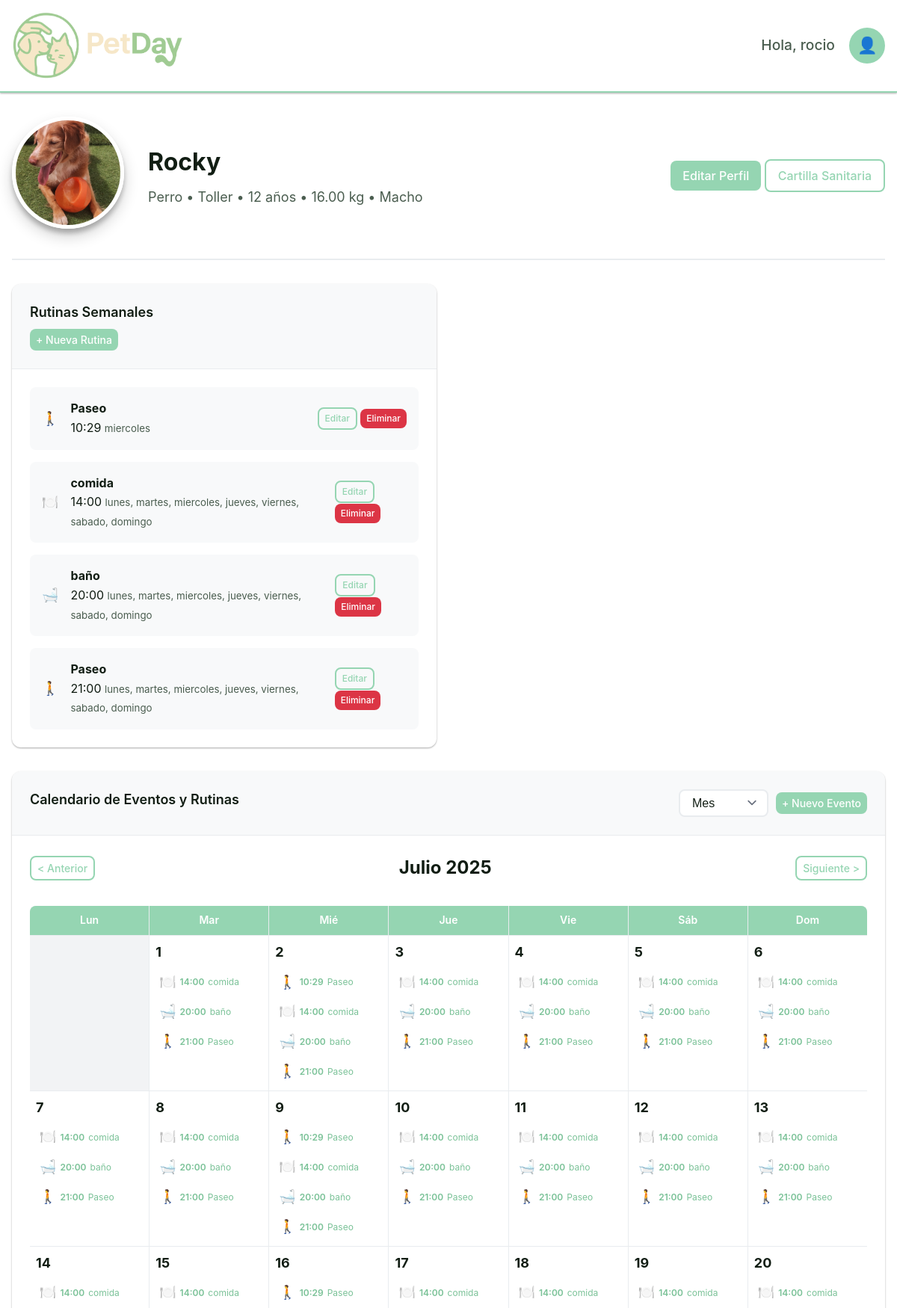
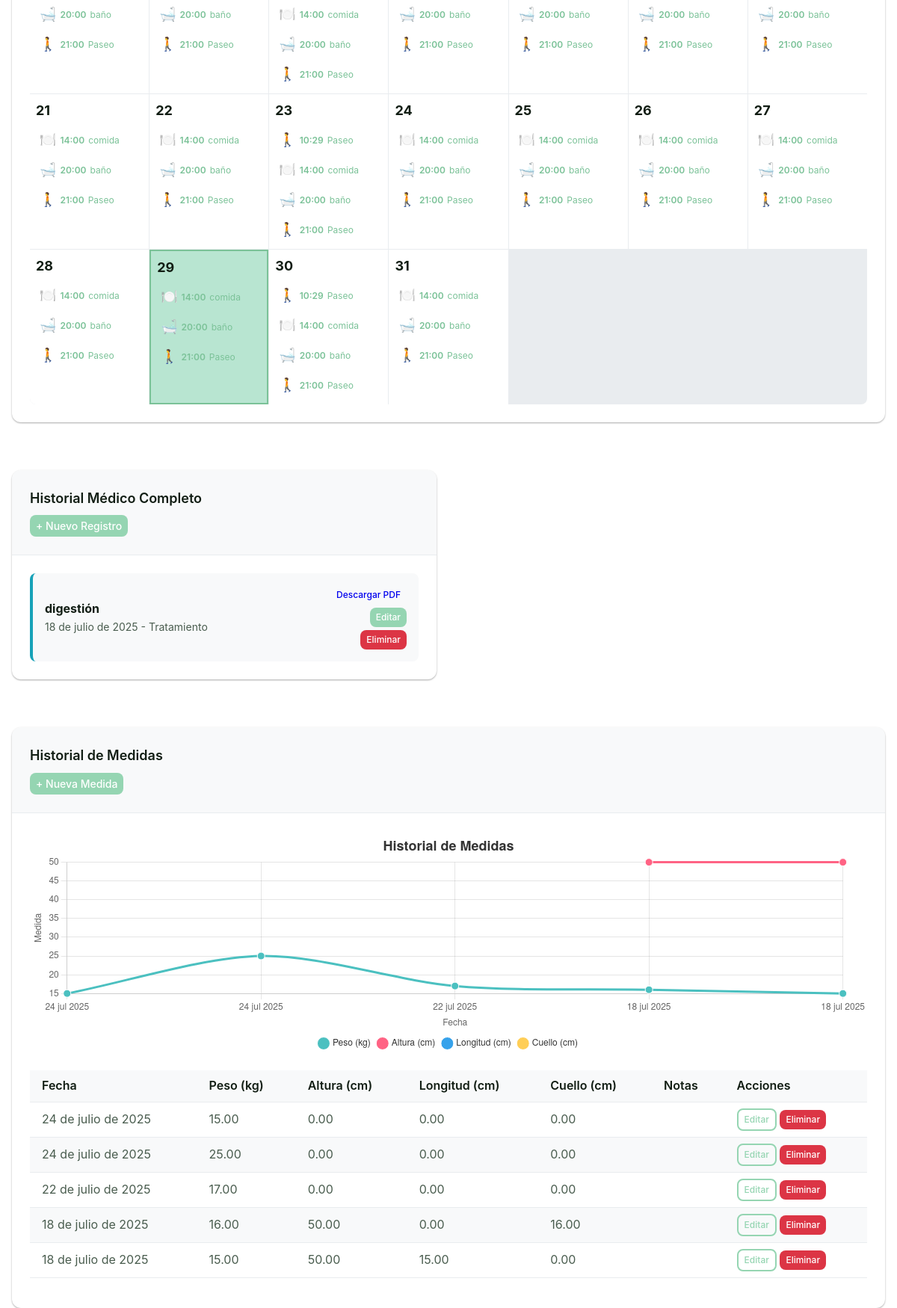
The app's page /php/pets/pet_profile.php?id=7 (signed in, upper part) with its own data (2 pictures, top to bottom).
### tables this page shows
CREATE TABLE `usuarios` (
  `id_usuario` int(11) NOT NULL,
  `nombre_completo` varchar(100) NOT NULL,
  `email` varchar(100) NOT NULL,
  `token` varchar(255) NOT NULL,
  `token_recuperacion` varchar(255) NOT NULL,
  `password_hash` varchar(255) NOT NULL,
  `telefono` varchar(20) DEFAULT NULL,
  `rol` enum('usuario','veterinario','adiestrador') DEFAULT 'usuario',
  `fecha_registro` timestamp NOT NULL DEFAULT current_timestamp(),
  `activo` tinyint(1) DEFAULT 1,
  `is_verified` tinyint(1) DEFAULT 0
);

CREATE TABLE `mascotas` (
  `id_mascota` int(11) NOT NULL,
  `id_usuario` int(11) NOT NULL,
  `nombre` varchar(50) NOT NULL,
  `especie` enum('perro','gato','pajaro','otro') NOT NULL,
  `raza` varchar(50) DEFAULT NULL,
  `edad` int(11) DEFAULT NULL,
  `peso` decimal(5,2) DEFAULT NULL,
  `genero` enum('macho','hembra') NOT NULL,
  `foto` varchar(255) DEFAULT NULL,
  `historial_medico` text DEFAULT NULL,
  `fecha_creacion` timestamp NOT NULL DEFAULT current_timestamp()
);

CREATE TABLE `rutinas` (
  `id_rutina` int(11) NOT NULL,
  `id_mascota` int(11) NOT NULL,
  `tipo_actividad` enum('comida','paseo','juego','medicacion','higiene','entrenamiento') NOT NULL,
  `nombre_actividad` varchar(100) NOT NULL,
  `descripcion` text DEFAULT NULL,
  `hora_programada` time NOT NULL,
  `dias_semana` set('lunes','martes','miercoles','jueves','viernes','sabado','domingo') NOT NULL,
  `activa` tinyint(1) DEFAULT 1,
  `fecha_creacion` timestamp NOT NULL DEFAULT current_timestamp()
);

CREATE TABLE `historial_medico` (
  `id_historial` int(11) NOT NULL,
  `id_mascota` int(11) NOT NULL,
  `tipo_registro` enum('vacuna','enfermedad','tratamiento','cirugia','revision','medicacion','alergia','otro') NOT NULL,
  `fecha_registro` date NOT NULL,
  `titulo` varchar(100) NOT NULL,
  `descripcion` text DEFAULT NULL,
  `veterinario` varchar(100) DEFAULT NULL,
  `clinica` varchar(100) DEFAULT NULL,
  `medicamentos` text DEFAULT NULL,
  `dosis` varchar(100) DEFAULT NULL,
  `observaciones` text DEFAULT NULL,
  `archivo_adjunto` varchar(255) DEFAULT NULL,
  `fecha_creacion` timestamp NOT NULL DEFAULT current_timestamp()
);

CREATE TABLE `medidas_mascota` (
  `id_medida` int(11) NOT NULL,
  `id_mascota` int(11) NOT NULL,
  `peso` decimal(5,2) DEFAULT NULL,
  `altura` decimal(5,2) DEFAULT NULL,
  `longitud` decimal(5,2) DEFAULT NULL,
  `circunferencia_cuello` decimal(5,2) DEFAULT NULL,
  `fecha_medicion` date NOT NULL,
  `notas` text DEFAULT NULL,
  `fecha_registro` timestamp NOT NULL DEFAULT current_timestamp()
);

### php/pets/pet_profile.php (the view, shortened to what the rows shown need)
<?php
require_once '../../config/database_config.php';
require_once '../includes/functions.php';
$userId = $_SESSION['user_id'];
$user = getUserById($userId);
$isLoggedIn = true;
$petId = filter_input(INPUT_GET, 'id', FILTER_VALIDATE_INT);
$pet = getPetById($petId, $userId);
$routines = getPetRoutines($petId);
?>
<!DOCTYPE html>
<html lang="es">
<head>
    <link rel="stylesheet" href="../../css/style.css?v=1.10">
</head>
<body>
    <?php include_once __DIR__ . '/../includes/header.php'; ?>
    <main class="main-content">
        <section class="pet-profile-page">
            <div class="container">
                <div class="profile-header">
                    <div class="profile-photo-container">
                        <?php if ($pet['foto']): ?>
                            <img src="../../uploads/pet_photos/<?php echo htmlspecialchars($pet['foto']); ?>" alt="<?php echo htmlspecialchars($pet['nombre']); ?>" class="profile-photo">
                        <?php else: ?>
                            <div class="profile-avatar">
                                <?php echo getPetEmoji($pet['especie']); ?>
                            </div>
                        <?php endif; ?>
                    </div>
                    <div class="profile-info">
                        <h1><?php echo htmlspecialchars($pet['nombre']); ?></h1>
                        <p class="profile-details">
                            <?php echo htmlspecialchars(ucfirst($pet['especie'])); ?>
                            <?php if ($pet['raza']): ?> • <?php echo htmlspecialchars($pet['raza']); ?><?php endif; ?>
                            • <?php echo $pet['edad']; ?> años • <?php echo $pet['peso']; ?> kg
                            • <?php echo htmlspecialchars(ucfirst($pet['genero'])); ?>
                        </p>
                    </div>
                </div>
                <div class="profile-content">
                    <div class="routines-section card">
                        <div class="card-body">
                            <?php if (empty($routines)): ?>
                                <p class="text-muted">No hay rutinas programadas para esta mascota.</p>
                            <?php else: ?>
                                <div class="routines-list-profile">
                                    <?php foreach ($routines as $routine): ?>
                                        <div class="routine-item-profile clickable-event" data-event='<?php echo json_encode($routine); ?>'>
                                            <span class="routine-icon"><?php echo getActivityIcon($routine['tipo_actividad']); ?></span>
                                            <div class="routine-item-details">
                                                <strong><?php echo htmlspecialchars($routine['nombre_actividad']); ?></strong>
                                                <span><?php echo date('H:i', strtotime($routine['hora_programada'])); ?></span>
                                                <small class="text-muted"><?php echo str_replace(',', ', ', $routine['dias_semana']); ?></small>
                                            </div>
                                            <div class="routine-item-actions">
                                                <a href="../routines/edit_routine.php?id=<?php echo $routine['id_rutina']; ?>" class="btn btn-xs btn-outline">Editar</a>
                                                <a href="../routines/delete_routine.php?id=<?php echo $routine['id_rutina']; ?>" class="btn btn-xs btn-danger" onclick="return confirm('¿Estás seguro de que quieres eliminar esta rutina? Esta acción no se puede deshacer.');">Eliminar</a>
                                            </div>
                                        </div>
                                    <?php endforeach; ?>
                                </div>
                            <?php endif; ?>
                        </div>
                    </div>
                    <div class="events-section card full-width-card">
                        <div class="card-body">
                            <?php
                            $currentMonth = isset($_GET['month']) ? intval($_GET['month']) : date('n');
                            $currentYear = isset($_GET['year']) ? intval($_GET['year']) : date('Y');
                            $currentView = isset($_GET['view']) ? $_GET['view'] : 'month';
                            if ($currentView === 'month') {
                                $date = new DateTime("$currentYear-$currentMonth-01");
                                $daysInMonth = $date->format('t');
                                $firstDayOfWeek = $date->format('N');
                                $calendar = [];
                                $dayCounter = 1;
                                for ($i = 1; $i < $firstDayOfWeek; $i++) {
                                    $calendar[] = null;
                                }
                                while ($dayCounter <= $daysInMonth) {
                                    $currentDate = sprintf("%04d-%02d-%02d", $currentYear, $currentMonth, $dayCounter);
                                    $calendar[] = [
                                        'date' => $currentDate,
                                        'day' => $dayCounter,
                                        'routines' => [],
                                        'events' => []
                                    ];
                                    $dayCounter++;
                                }
                                ?>
                                <div class="calendar-grid">
                                    <?php foreach ($calendar as $dayData): ?>
                                        <?php if ($dayData === null): ?>
                                            <div class="calendar-day empty"></div>
                                        <?php else: ?>
                                            <div class="calendar-day <?php echo (date('Y-m-d') == $dayData['date']) ? 'today' : ''; ?>" data-date="<?php echo $dayData['date']; ?>" data-events='<?php echo json_encode(array_merge($dayData['routines'], $dayData['events'])); ?>'>
                                                <span class="day-number"><?php echo $dayData['day']; ?></span>
                                                <div class="day-events">
                                                    <?php foreach ($dayData['routines'] as $routine): ?>
                                                        <div class="event-item routine-event clickable-event" data-event='<?php echo json_encode($routine); ?>'>
                                                            <span class="event-icon"><?php echo getActivityIcon($routine['tipo_actividad']); ?></span>
                                                            <span class="event-time"><?php echo date('H:i', strtotime($routine['hora_programada'])); ?></span>
                                                            <span class="event-title"><?php echo htmlspecialchars($routine['nombre_actividad']); ?></span>
                                                        </div>
                                                    <?php endforeach; ?>
                                                </div>
                                            </div>
                                        <?php endif; ?>
                                    <?php endforeach; ?>
                                </div>
                            <?php } ?>
                        </div>
                    </div>
                    <div class="medical-records-section card">
                        <div class="card-body">
                            <?php $medicalRecords = getMedicalRecords($petId); ?>
                            <?php if (empty($medicalRecords)): ?>
                                <p class="text-muted">No hay registros médicos para esta mascota.</p>
                            <?php else: ?>
                                <div class="medical-records-list">
                                    <?php foreach ($medicalRecords as $record): ?>
                                        <div class="medical-record-item">
                                            <div class="record-info">
                                                <strong><?php echo htmlspecialchars($record['titulo']); ?></strong>
                                                <small class="text-muted"><?php echo formatDateSpanish($record['fecha_registro']); ?> - <?php echo htmlspecialchars(ucfirst($record['tipo_registro'])); ?></small>
                                            </div>
                                            <div class="record-actions">
                                                <a href="../medical_records/download_pdf.php?id=<?php echo $record['id_historial']; ?>" class="btn btn-xs btn-info">Descargar PDF</a>
                                                <a href="../medical_records/edit_medical_record.php?id=<?php echo $record['id_historial']; ?>" class="btn btn-xs btn-primary">Editar</a>
                                                <a href="../medical_records/delete_medical_record.php?id=<?php echo $record['id_historial']; ?>" class="btn btn-xs btn-danger" onclick="return confirm('¿Estás seguro de que quieres eliminar este registro médico? Esta acción no se puede deshacer.');');">Eliminar</a>
                                            </div>
                                        </div>
                                    <?php endforeach; ?>
                                </div>
                            <?php endif; ?>
                        </div>
                    </div>
                    <div class="measurements-section card">
                        <div class="card-body">
                            <?php $measurements = getPetMeasurements($petId); ?>
                            <?php if (empty($measurements)): ?>
                                <p class="text-muted">No hay registros de medidas para esta mascota.</p>
                            <?php else: ?>
                                <div class="table-responsive">
                                    <table class="table table-striped">
                                        <thead>
                                            <tr>
                                                <th>Fecha</th>
                                                <th>Peso (kg)</th>
                                                <th>Altura (cm)</th>
                                                <th>Longitud (cm)</th>
                                                <th>Cuello (cm)</th>
                                                <th>Notas</th>
                                                <th>Acciones</th>
                                            </tr>
                                        </thead>
                                        <tbody>
                                            <?php foreach ($measurements as $measurement): ?>
                                                <tr>
                                                    <td><?php echo formatDateSpanish($measurement['fecha_medicion']); ?></td>
                                                    <td><?php echo htmlspecialchars($measurement['peso'] ?? '-'); ?></td>
                                                    <td><?php echo htmlspecialchars($measurement['altura'] ?? '-'); ?></td>
                                                    <td><?php echo htmlspecialchars($measurement['longitud'] ?? '-'); ?></td>
                                                    <td><?php echo htmlspecialchars($measurement['circunferencia_cuello'] ?? '-'); ?></td>
                                                    <td><?php echo htmlspecialchars($measurement['notas'] ?? '-'); ?></td>
                                                    <td>
                                                        <a href="edit_measurement.php?id=<?php echo $measurement['id_medida']; ?>" class="btn btn-xs btn-outline">Editar</a>
                                                        <a href="delete_measurement.php?id=<?php echo $measurement['id_medida']; ?>" class="btn btn-xs btn-danger" onclick="return confirm('¿Estás seguro de que quieres eliminar esta medida? Esta acción no se puede deshacer.');">Eliminar</a>
                                                    </td>
                                                </tr>
                                            <?php endforeach; ?>
                                        </tbody>
                                    </table>
                                </div>
                            <?php endif; ?>
                        </div>
                    </div>
                </div>
            </div>
        </section>
    </main>
    <script>
        // Pasar los datos de las medidas a JavaScript para que charts.js los use
        const petMeasurements = <?php echo json_encode($measurements); ?>;
    </script>

### php/includes/header.php (shortened to what the rows shown need)
<header class="main-header">
    <div class="container">
        <div class="header-content">
            <nav class="main-nav">
                <?php if ($isLoggedIn): ?>
                    <div class="user-menu">
                        <span class="welcome-text">Hola, <?php echo htmlspecialchars($user['nombre_completo']); ?></span>
                        <div class="user-dropdown">
                            <button class="user-btn">👤</button>
                        </div>
                    </div>
                <?php endif; ?>
            </nav>
        </div>
    </div>
</header>

### records on screen
usuarios: nombre_completo "rocio"
mascotas: foto (picture), nombre "Rocky", especie "Perro", raza "Toller", edad "12", peso "16.00", genero "Macho"
rutinas: tipo_actividad "🚶", nombre_actividad "Paseo", hora_programada "10:29", dias_semana "miercoles"
rutinas: tipo_actividad "🍽️", nombre_actividad "comida", hora_programada "14:00", dias_semana "lunes, martes, miercoles, jueves, viernes, sabado, domingo"
rutinas: tipo_actividad "🛁", nombre_actividad "baño", hora_programada "20:00", dias_semana "lunes, martes, miercoles, jueves, viernes, sabado, domingo"
rutinas: tipo_actividad "🚶", nombre_actividad "Paseo", hora_programada "21:00", dias_semana "lunes, martes, miercoles, jueves, viernes, sabado, domingo"
historial_medico: titulo "digestión", fecha_registro "18 de julio de 2025", tipo_registro "Tratamiento"
medidas_mascota: fecha_medicion "24 de julio de 2025", peso "15.00", altura "0.00", longitud "0.00", circunferencia_cuello "0.00"
medidas_mascota: fecha_medicion "24 de julio de 2025", peso "25.00", altura "0.00", longitud "0.00", circunferencia_cuello "0.00"
medidas_mascota: fecha_medicion "22 de julio de 2025", peso "17.00", altura "0.00", longitud "0.00", circunferencia_cuello "0.00"
medidas_mascota: fecha_medicion "18 de julio de 2025", peso "16.00", altura "50.00", longitud "0.00", circunferencia_cuello "16.00"
medidas_mascota: fecha_medicion "18 de julio de 2025", peso "15.00", altura "50.00", longitud "15.00", circunferencia_cuello "0.00"

### other values on screen
$monthNames[$currentMonth] "Julio"
$currentYear "2025"
$dayData['day'] "1"
$dayData['day'] "2"
$dayData['day'] "3"
$dayData['day'] "4"
$dayData['day'] "5"
$dayData['day'] "6"
$dayData['day'] "7"
$dayData['day'] "8"
$dayData['day'] "9"
$dayData['day'] "10"
$dayData['day'] "11"
$dayData['day'] "12"
$dayData['day'] "13"
